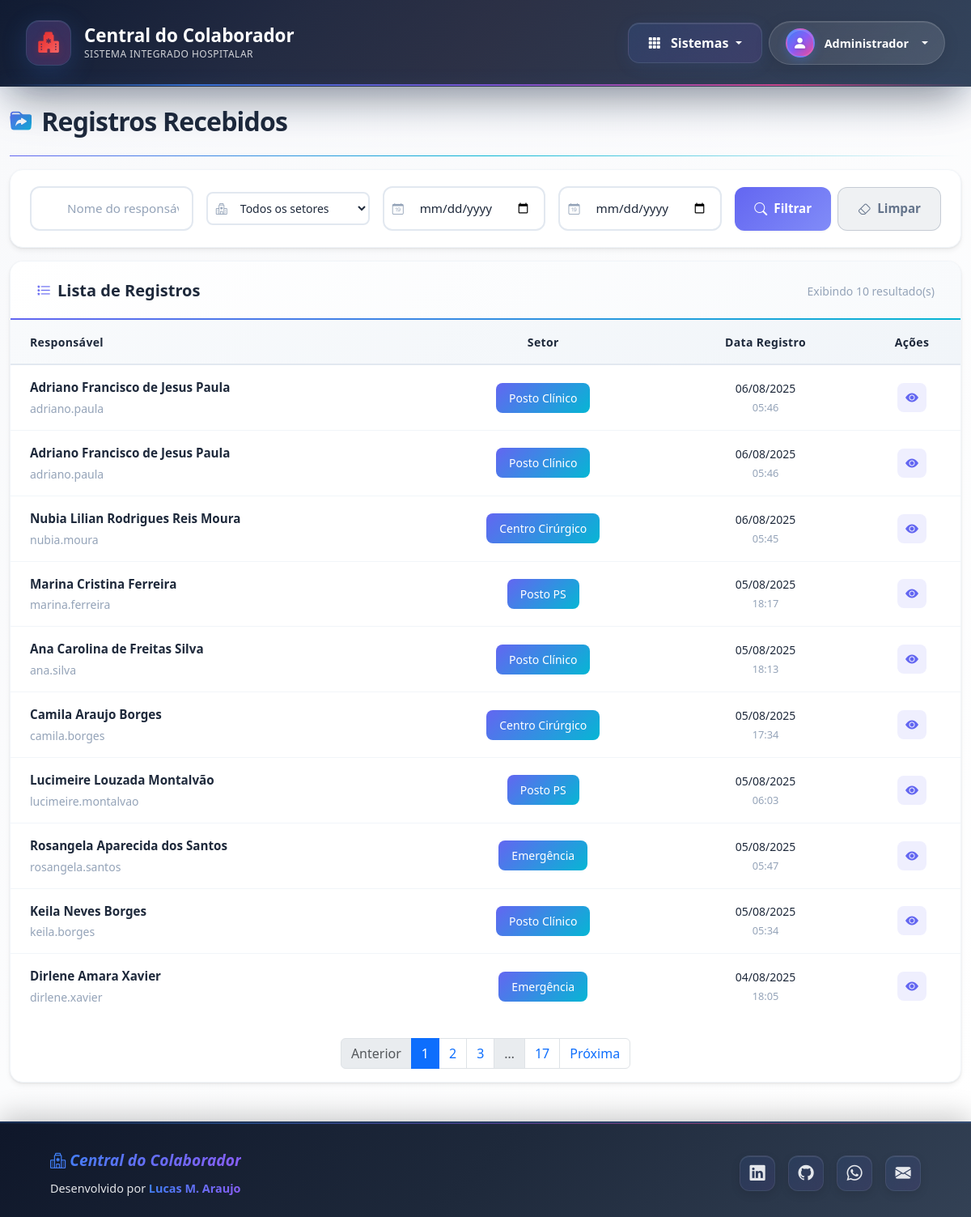
/forms (signed in), run on the app's committed database.
### app/models.py (models this page shows, shortened)
class User(db.Model, UserMixin):
    __tablename__ = 'users'
    id = db.Column(db.Integer, primary_key=True)
    name = db.Column(db.String(100), nullable=False)
    username = db.Column(db.String(50), unique=True, nullable=False)
    password = db.Column(db.String(200), nullable=False)
    profile = db.Column(db.String(200), nullable=False)
    email = db.Column(db.String(120), unique=True, nullable=False)
    is_active = db.Column(db.Boolean, default=True, nullable=False)
    creation_date = db.Column(db.DateTime, nullable=False, default=datetime.utcnow)
    last_login = db.Column(db.DateTime, nullable=True)
    notices = db.relationship('Notice', back_populates='author')
    forms = db.relationship('Form', back_populates='worker', lazy='dynamic')
    shared_repositories = db.relationship('Repository', secondary=repository_access, back_populates='shared_with_users')

class Form(db.Model):
    __tablename__ = 'forms'
    id = db.Column(db.Integer, primary_key=True)
    worker_id = db.Column(db.Integer, db.ForeignKey('users.id'), nullable=False)
    sector = db.Column(db.String(100), nullable=False)
    date_registry = db.Column(db.DateTime, nullable=False)
    observation = db.Column(db.Text, nullable=False)
    worker = db.relationship('User', back_populates='forms')

### app/routes/form.py (the view, shortened to what this page needs)
@form_bp.route("/forms")
@login_required
def forms():
    data_inicio_str = request.args.get('data_inicio', '').strip()
    data_fim_str = request.args.get('data_fim', '').strip()
    tipo_data = request.args.get('tipo_data', 'registro').strip()
    filtro_setor = request.args.get('sector_filtro', '').strip()
    filtro_nome = request.args.get('name', '').strip().lower()
    query = select(Form).order_by(Form.date_registry.desc())
    if filtro_nome:
        query = query.join(User).where(
            func.lower(User.name).like(func.lower(f"%{filtro_nome}%"))
        )
    if filtro_setor:
        query = query.where(Form.sector == filtro_setor)
    if filtro_nome:
        query = query.where(
            func.lower(User.name).like(func.lower(f"%{filtro_nome}%"))
        )
    page_get = request.args.get('page', 1, type=int)
    pagination = db.paginate(query, page=page_get, per_page=10, error_out=False)
    return render_template(
        "form/forms.html",
        forms=pagination.items, pagination=pagination,
        data_inicio_atual=data_inicio_str,
        data_fim_atual=data_fim_str,
        tipo_data_atual=tipo_data
    )

### app/__init__.py (called while the page is built)
def login_config(app):
    login_manager = LoginManager()
    login_manager.init_app(app)
    login_manager.login_view = 'auth.login'
    login_manager.login_message = "Por favor, realize o login para acessar esta página."
    login_manager.login_message_category = "info"
    @login_manager.user_loader
    def load_user(id):
        return db.session.get(User, int(id))

def registry_filters(app):
    app.jinja_env.filters['format_date'] = format_date_filter
    app.jinja_env.filters['format_date_short'] = lambda val: format_date_filter(val, format_str='%d/%m/%Y')
    app.jinja_env.filters['format_date_time'] = lambda val: format_date_filter(val, format_str='%d/%m/%Y %H:%M')
    app.jinja_env.filters['format_time'] = lambda val: format_date_filter(val, format_str='%H:%M')

### app/routes/util.py (called while the page is built, shortened)
def format_date_filter(value, target_tz_str='Etc/GMT+3', format_str='%d/%m/%Y'):
    if value is None:
        return "N/A"
    if isinstance(value, date) and not isinstance(value, datetime):
        return value.strftime(format_str)
    dt_object = None
    if isinstance(value, datetime):
        dt_object = value
    if not isinstance(dt_object, datetime):
        return value
    dt_object_utc = dt_object.replace(tzinfo=timezone.utc) if dt_object.tzinfo is None else dt_object.astimezone(timezone.utc)
    try:
        target_tz = ZoneInfo(target_tz_str)
        local_dt = dt_object_utc.astimezone(target_tz)
        return local_dt.strftime(format_str)
    except Exception as e:
        print(f"AVISO: Erro na conversão de fuso ou formatação: {e}. Formatando como UTC.")
        return dt_object_utc.strftime(format_str)

### app/templates/form/forms.html (shortened to what this page needs)
{% extends "navbar.html" %}
{% block content %}
<div class="forms-page">
    <div class="container-fluid py-4">
        <div class="forms-header">
            <div class="forms-header-content">
                <div class="forms-title-section">
                    <h1 class="forms-title">
                        <i class="bi bi-folder-symlink-fill"></i>
                        Registros Recebidos
                    </h1>
                </div>
            </div>
        </div>
    <div class="forms-card forms-filters-card">
            <div class="forms-card-body forms-filters-body">
            <form method="GET" action="{{ url_for('form.forms') }}" class="forms-filters-form">
                <div class="forms-filters-container">
                    <div class="forms-filters-row">
                        <div class="forms-filter-item">
                            <div class="forms-input-group forms-input-compact">
                                <input type="text" name="name" id="filtro_nome" class="forms-input forms-input-sm"
                                    placeholder="Nome do responsável" value="{{ request.args.get('name', '') }}">
                            </div>
                        </div>
                        <div class="forms-filter-item">
                            <div class="forms-input-group forms-input-compact">
                                <span class="forms-input-icon">
                                </span>
                                <select name="sector_filtro" id="filtro_setor" class="forms-select forms-input-sm">
                                <option value="">Todos os setores</option>
                            </select>
                            </div>
                        </div>
                        <div class="forms-filter-item">
                            <div class="forms-input-group forms-input-compact">
                                <span class="forms-input-icon">
                                </span>
                                <input type="date" name="data_inicio" id="filtro_data_inicio"
                                    class="forms-input forms-input-sm" value="{{ data_inicio_atual or '' }}"
                                    title="Data inicial">
                            </div>
                        </div>
                        <div class="forms-filter-item">
                            <div class="forms-input-group forms-input-compact">
                                <span class="forms-input-icon">
                                </span>
                                <input type="date" name="data_fim" id="filtro_data_fim" class="forms-input forms-input-sm"
                                    value="{{ data_fim_atual or '' }}" title="Data final">
                            </div>
                        </div>
                        <div class="forms-filter-actions">
                            <button type="submit" class="forms-btn forms-btn-primary forms-btn-sm">
                                <i class="bi bi-search"></i>
                                Filtrar
                            </button>
                            <a href="{{ url_for('form.forms') }}" class="forms-btn forms-btn-secondary forms-btn-sm">
                                <i class="bi bi-eraser"></i>
                                Limpar
                            </a>
                        </div>
                    </div>
                </div>
            </form>
        </div>
    </div>
    <div class="forms-card">
            <div class="forms-card-header">
                <div class="forms-card-title-section">
                    <h5 class="forms-card-title">
                        <i class="bi bi-list-stars"></i>
                        Lista de Registros
                    </h5>
                    {% if forms.items is defined and forms.total is defined %}
                    <span class="forms-card-subtitle">Exibindo {{ forms.items|length }} de {{ forms.total }} resultados</span>
                    {% elif forms|length > 0 %}
                    <span class="forms-card-subtitle">Exibindo {{ forms|length }} resultado(s)</span>
                    {% endif %}
                </div>
            </div>
            <div class="forms-card-body forms-table-container">
            <div class="forms-table-responsive">
                    <table class="forms-table">
                        <thead class="forms-table-head">
                            <tr>
                                <th class="forms-table-header">Responsável</th>
                                <th class="forms-table-header forms-table-center">Setor</th>
                                <th class="forms-table-header forms-table-center">Data Registro</th>
                                <th class="forms-table-header forms-table-center forms-table-actions">Ações</th>
                            </tr>
                        </thead>
                    <tbody class="forms-table-body">
                            {% set forms_to_iterate = forms.items if forms.items is defined else forms %}
                            {% for f in forms_to_iterate %}
                            <tr class="forms-table-row">
                                <td class="forms-table-cell">
                                    <div class="forms-user-info">
                                        <a href="{{ url_for('form.details_form', form_id=f.id) }}" class="forms-user-name">
                                            {{ f.worker.name | truncate(35, False) }}
                                        </a>
                                        <span class="forms-user-username">{{ f.worker.username | truncate(35, False) }}</span>
                                    </div>
                                </td>
                                <td class="forms-table-cell forms-table-center">
                                    <span class="forms-sector-badge">{{ f.sector | default('N/A') }}</span>
                                </td>
                                <td class="forms-table-cell forms-table-center">
                                    <div class="forms-date-info">
                                        <span class="forms-date">{{ f.date_registry | format_date_short if f.date_registry else 'N/A' }}</span>
                                        <span class="forms-time">{{ f.date_registry | format_time if f.date_registry else 'N/A' }}</span>
                                    </div>
                                </td>
                                <td class="forms-table-cell forms-table-center">
                                    <div class="forms-action-buttons">
                                        <a href="{{ url_for('form.details_form', form_id=f.id) }}" class="forms-action-btn forms-action-view" title="Ver Detalhes">
                                            <i class="bi bi-eye-fill"></i>
                                        </a>
                                    </div>
                                </td>
                            </tr>
                            {% endfor %}
                        </tbody>
                    </table>
                </div>
            </div>
        {% if pagination %}
        <nav aria-label="Navegação de usuários">
            <ul class="pagination justify-content-center mt-4">
                <li class="page-item {% if not pagination.has_prev %}disabled{% endif %}">
                    <a class="page-link" href="{{ url_for('form.forms', page=pagination.prev_num) }}">Anterior</a>
                </li>
                {% for p in pagination.iter_pages(left_edge=1, right_edge=1, left_current=2, right_current=2) %}
                {% if p %}
                <li class="page-item {% if p == pagination.page %}active{% endif %}">
                    <a class="page-link" href="{{ url_for('form.forms', page=p) }}">{{ p }}</a>
                </li>
                {% else %}
                <li class="page-item disabled"><span class="page-link">…</span></li>
                {% endif %}
                {% endfor %}
                <li class="page-item {% if not pagination.has_next %}disabled{% endif %}">
                    <a class="page-link" href="{{ url_for('form.forms', page=pagination.next_num) }}">Próxima</a>
                </li>
            </ul>
        </nav>
        {% endif %}
    </div>
</div>
    </div>
{% endblock %}

### app/templates/navbar.html (shortened to what this page needs)
<!DOCTYPE html>
<html lang="pt-br" class="h-100">
<head>
    <link href="https://cdn.jsdelivr.net/npm/bootstrap@5.3.3/dist/css/bootstrap.min.css" rel="stylesheet">
    <link rel="stylesheet" href="https://cdn.jsdelivr.net/npm/bootstrap-icons@1.11.3/font/bootstrap-icons.min.css">
    <link rel="stylesheet" href="{{ url_for('static', filename='main.css') }}">
</head>
<body>
    {% if current_user.is_authenticated %}
    <nav class="navbar navbar-expand-lg navbar-dark shadow-lg navbar-custom no-print">
        <div class="container-fluid">
            <a class="navbar-brand navbar-brand-custom" href="{{ url_for('main.panel') }}">
                <div class="brand-container">
                    <div class="brand-icon-wrapper">
                        <i class="bi bi-hospital-fill brand-icon"></i>
                        <div class="heartbeat-effect"></div>
                    </div>
                    <div class="brand-text">
                        <span class="brand-title">Central do Colaborador</span>
                        <span class="brand-subtitle">Sistema Integrado Hospitalar</span>
                    </div>
                </div>
            </a>
            <div class="d-flex align-items-center ms-auto">
                <div class="dropdown me-2">
                    <button class="btn dropdown-toggle access-dropdown-button" type="button" id="acessosDropdown"
                        data-bs-toggle="dropdown" aria-expanded="false">
                        <i class="bi bi-grid-3x3-gap-fill me-2"></i>
                        <span>Sistemas</span>
                    </button>
                </div>
                <div class="dropdown">
                    <button class="btn dropdown-toggle user-dropdown-button" type="button" id="userDropdownGlobal"
                        data-bs-toggle="dropdown" aria-expanded="false">
                        <div class="user-avatar">
                            <i class="bi bi-person-fill"></i>
                        </div>
                        <div class="user-info d-none d-sm-block">
                            <span class="user-name">{{ current_user.name }}</span>
                        </div>
                    </button>
                </div>
            </div>
        </div>
    </nav>
    {% endif %}
    <main class="flex-shrink-0">
        {% block content %}{% endblock %}
    </main>
    <footer class="footer-premium no-print mt-auto">
        <div class="container">
            <div class="d-flex flex-wrap align-items-center justify-content-between">
                <div class="col-md-6 text-center text-md-start mb-3 mb-md-0">
                    <a href="{{ url_for('main.panel') }}" class="footer-brand">
                        <i class="bi bi-hospital"> Central do Colaborador</i>
                    </a>
                    <span class="footer-credit-text d-block mt-2">Desenvolvido por <strong>Lucas M.
                            Araujo</strong></span>
                </div>
                <div class="col-md-6 text-center text-md-end">
                    <a href="https://www.linkedin.com/in/mglucas0123/" target="_blank" rel="noopener noreferrer"
                        class="footer-social-link" title="LinkedIn">
                        <i class="bi bi-linkedin"></i>
                    </a>
                    <a href="https://github.com/mglucas0123" target="_blank" rel="noopener noreferrer"
                        class="footer-social-link" title="GitHub">
                        <i class="bi bi-github"></i>
                    </a>
                    <a href="https://wa.me/5534996854244" target="_blank" rel="noopener noreferrer"
                        class="footer-social-link" title="WhatsApp">
                        <i class="bi bi-whatsapp"></i>
                    </a>
                    <a href="mailto:lucasiturama2013@gmail.com" class="footer-social-link" title="Email">
                        <i class="bi bi-envelope-fill"></i>
                    </a>
                </div>
            </div>
        </div>
    </footer>
</body>
</html>

### data on the page
User: name "Administrador"
Form: worker.name "Adriano Francisco de Jesus Paula", worker.username "adriano.paula", sector "Posto Clínico", date_registry "06/08/2025", date_registry "05:46"
Form: worker.name "Adriano Francisco de Jesus Paula", worker.username "adriano.paula", sector "Posto Clínico", date_registry "06/08/2025", date_registry "05:46"
Form: worker.name "Nubia Lilian Rodrigues Reis Moura", worker.username "nubia.moura", sector "Centro Cirúrgico", date_registry "06/08/2025", date_registry "05:45"
Form: worker.name "Marina Cristina Ferreira", worker.username "marina.ferreira", sector "Posto PS", date_registry "05/08/2025", date_registry "18:17"
Form: worker.name "Ana Carolina de Freitas Silva", worker.username "ana.silva", sector "Posto Clínico", date_registry "05/08/2025", date_registry "18:13"
Form: worker.name "Camila Araujo Borges", worker.username "camila.borges", sector "Centro Cirúrgico", date_registry "05/08/2025", date_registry "17:34"
Form: worker.name "Lucimeire Louzada Montalvão", worker.username "lucimeire.montalvao", sector "Posto PS", date_registry "05/08/2025", date_registry "06:03"
Form: worker.name "Rosangela Aparecida dos Santos", worker.username "rosangela.santos", sector "Emergência", date_registry "05/08/2025", date_registry "05:47"
Form: worker.name "Keila Neves Borges", worker.username "keila.borges", sector "Posto Clínico", date_registry "05/08/2025", date_registry "05:34"
Form: worker.name "Dirlene Amara Xavier", worker.username "dirlene.xavier", sector "Emergência", date_registry "04/08/2025", date_registry "18:05"

### other printed values
{{ p }} "1" "2" "3" "17"
